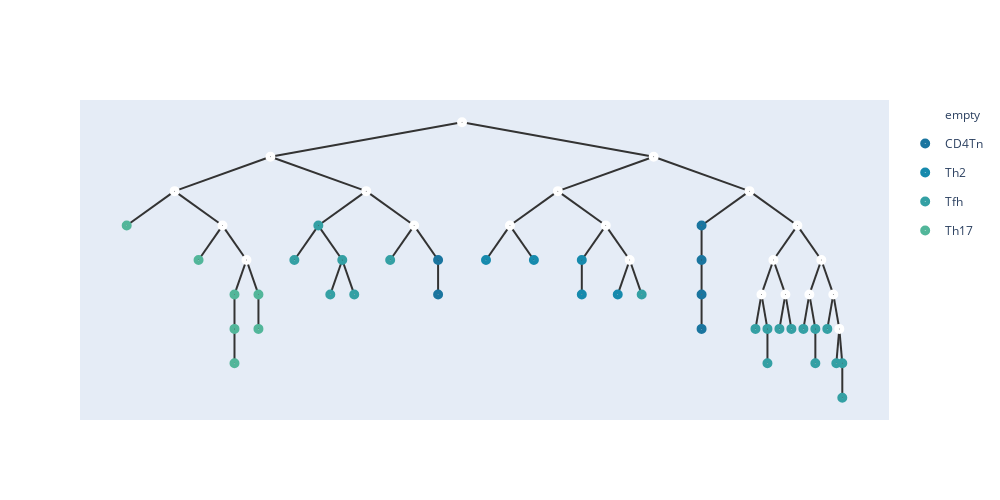

Notebook code for this chart:
### Code cell
temp,root = merge_points(similarities,root,nodes1,embeddings,5,percentile_25,percentile_5,n)
for i in nodes1:
    i.hyper = temp[int(i)]
    i.value =  temp[int(i)]
embeddings = temp.numpy();
add_meta(root,meta_list1,[])
show_tree(root,color=['#184e77','#1a759f','#168aad',"#34a0a4",'#52b69a','#99d98c','#76c893','#99d98c']).show_fig()
remove_meta(root);

### Figure 1 — Plotly figure (JSON) as saved in the notebook; plotly's stock layout.template omitted (floating-point values rounded to 4 significant figures)
{"data": [{"hoverinfo": "text", "hovertext": ["72", "69", "53", "52", "51", "62", "61", "71", "68", "63", "65", "58", "70", "67", "60", "56", "59", "66", "55", "64", "57"], "legendgroup": "empty", "marker": {"color": "#fff", "size": 10, "symbol": "circle-dot"}, "mode": "markers+text", "name": "empty", "type": "scatter", "x": [5.5, 3.25, 2.125, 2.688, 2.969, 4.375, 4.938, 7.75, 6.625, 6.062, 7.188, 7.469, 8.875, 9.438, 9.156, 9.016, 9.297, 9.719, 9.578, 9.859, 9.93], "y": [5, 3.5, 2, 0.5, -1, 2, 0.5, 3.5, 2, 0.5, 0.5, -1, 2, 0.5, -1, -2.5, -2.5, -1, -2.5, -2.5, -4]}, {"hoverinfo": "text", "hovertext": ["24_CD4Tn", "1_CD4Tn", "4_CD4Tn", "25_CD4Tn", "2_CD4Tn", "27_CD4Tn"], "legendgroup": "CD4Tn", "marker": {"color": "#1a759f", "size": 10, "symbol": "circle-dot"}, "mode": "markers+text", "name": "CD4Tn", "type": "scatter", "x": [5.219, 5.219, 8.312, 8.312, 8.312, 8.312], "y": [-1, -2.5, 0.5, -1, -2.5, -4]}, {"hoverinfo": "text", "hovertext": ["17_Th2", "32_Th2", "20_Th2", "31_Th2", "0_Th2"], "legendgroup": "Th2", "marker": {"color": "#168aad", "size": 10, "symbol": "circle-dot"}, "mode": "markers+text", "name": "Th2", "type": "scatter", "x": [5.781, 6.344, 6.906, 6.906, 7.328], "y": [-1, -1, -1, -2.5, -2.5]}, {"hoverinfo": "text", "hovertext": ["21_Tfh", "36_Tfh", "15_Tfh", "9_Tfh", "28_Tfh", "10_Tfh", "26_Tfh", "13_Tfh", "29_Tfh", "23_Tfh", "30_Tfh", "33_Tfh", "11_Tfh", "3_Tfh", "35_Tfh", "12_Tfh", "19_Tfh", "8_Tfh", "34_Tfh"], "legendgroup": "Tfh", "marker": {"color": "#34a0a4", "size": 10, "symbol": "circle-dot"}, "mode": "markers+text", "name": "Tfh", "type": "scatter", "x": [3.812, 3.531, 4.094, 3.953, 4.234, 4.656, 7.609, 8.945, 9.086, 9.086, 9.227, 9.367, 9.508, 9.648, 9.648, 9.789, 9.895, 9.965, 9.965], "y": [0.5, -1, -1, -2.5, -2.5, -1, -2.5, -4, -4, -5.5, -4, -4, -4, -4, -5.5, -4, -5.5, -5.5, -7]}, {"hoverinfo": "text", "hovertext": ["7_Th17", "16_Th17", "6_Th17", "5_Th17", "22_Th17", "14_Th17", "18_Th17"], "legendgroup": "Th17", "marker": {"color": "#52b69a", "size": 10, "symbol": "circle-dot"}, "mode": "markers+text", "name": "Th17", "type": "scatter", "x": [1.562, 2.406, 2.828, 2.828, 2.828, 3.109, 3.109], "y": [0.5, -1, -2.5, -4, -5.5, -2.5, -4]}], "layout": {"height": 500, "shapes": [{"layer": "below", "line": {"color": "#333", "width": 2}, "type": "line", "x0": 5.5, "x1": 5.5, "y0": 5, "y1": 5}, {"layer": "below", "line": {"color": "#333", "width": 2}, "type": "line", "x0": 5.5, "x1": 3.25, "y0": 5, "y1": 3.5}, {"layer": "below", "line": {"color": "#333", "width": 2}, "type": "line", "x0": 3.25, "x1": 2.125, "y0": 3.5, "y1": 2}, {"layer": "below", "line": {"color": "#333", "width": 2}, "type": "line", "x0": 2.125, "x1": 1.562, "y0": 2, "y1": 0.5}, {"layer": "below", "line": {"color": "#333", "width": 2}, "type": "line", "x0": 2.125, "x1": 2.688, "y0": 2, "y1": 0.5}, {"layer": "below", "line": {"color": "#333", "width": 2}, "type": "line", "x0": 2.688, "x1": 2.406, "y0": 0.5, "y1": -1}, {"layer": "below", "line": {"color": "#333", "width": 2}, "type": "line", "x0": 2.688, "x1": 2.969, "y0": 0.5, "y1": -1}, {"layer": "below", "line": {"color": "#333", "width": 2}, "type": "line", "x0": 2.969, "x1": 2.828, "y0": -1, "y1": -2.5}, {"layer": "below", "line": {"color": "#333", "width": 2}, "type": "line", "x0": 2.828, "x1": 2.828, "y0": -2.5, "y1": -4}, {"layer": "below", "line": {"color": "#333", "width": 2}, "type": "line", "x0": 2.828, "x1": 2.828, "y0": -4, "y1": -5.5}, {"layer": "below", "line": {"color": "#333", "width": 2}, "type": "line", "x0": 2.969, "x1": 3.109, "y0": -1, "y1": -2.5}, {"layer": "below", "line": {"color": "#333", "width": 2}, "type": "line", "x0": 3.109, "x1": 3.109, "y0": -2.5, "y1": -4}, {"layer": "below", "line": {"color": "#333", "width": 2}, "type": "line", "x0": 3.25, "x1": 4.375, "y0": 3.5, "y1": 2}, {"layer": "below", "line": {"color": "#333", "width": 2}, "type": "line", "x0": 4.375, "x1": 3.812, "y0": 2, "y1": 0.5}, {"layer": "below", "line": {"color": "#333", "width": 2}, "type": "line", "x0": 3.812, "x1": 3.531, "y0": 0.5, "y1": -1}, {"layer": "below", "line": {"color": "#333", "width": 2}, "type": "line", "x0": 3.812, "x1": 4.094, "y0": 0.5, "y1": -1}, {"layer": "below", "line": {"color": "#333", "width": 2}, "type": "line", "x0": 4.094, "x1": 3.953, "y0": -1, "y1": -2.5}, {"layer": "below", "line": {"color": "#333", "width": 2}, "type": "line", "x0": 4.094, "x1": 4.234, "y0": -1, "y1": -2.5}, {"layer": "below", "line": {"color": "#333", "width": 2}, "type": "line", "x0": 4.375, "x1": 4.938, "y0": 2, "y1": 0.5}, {"layer": "below", "line": {"color": "#333", "width": 2}, "type": "line", "x0": 4.938, "x1": 4.656, "y0": 0.5, "y1": -1}, {"layer": "below", "line": {"color": "#333", "width": 2}, "type": "line", "x0": 4.938, "x1": 5.219, "y0": 0.5, "y1": -1}, {"layer": "below", "line": {"color": "#333", "width": 2}, "type": "line", "x0": 5.219, "x1": 5.219, "y0": -1, "y1": -2.5}, {"layer": "below", "line": {"color": "#333", "width": 2}, "type": "line", "x0": 5.5, "x1": 7.75, "y0": 5, "y1": 3.5}, {"layer": "below", "line": {"color": "#333", "width": 2}, "type": "line", "x0": 7.75, "x1": 6.625, "y0": 3.5, "y1": 2}, {"layer": "below", "line": {"color": "#333", "width": 2}, "type": "line", "x0": 6.625, "x1": 6.062, "y0": 2, "y1": 0.5}, {"layer": "below", "line": {"color": "#333", "width": 2}, "type": "line", "x0": 6.062, "x1": 5.781, "y0": 0.5, "y1": -1}, {"layer": "below", "line": {"color": "#333", "width": 2}, "type": "line", "x0": 6.062, "x1": 6.344, "y0": 0.5, "y1": -1}, {"layer": "below", "line": {"color": "#333", "width": 2}, "type": "line", "x0": 6.625, "x1": 7.188, "y0": 2, "y1": 0.5}, {"layer": "below", "line": {"color": "#333", "width": 2}, "type": "line", "x0": 7.188, "x1": 6.906, "y0": 0.5, "y1": -1}, {"layer": "below", "line": {"color": "#333", "width": 2}, "type": "line", "x0": 6.906, "x1": 6.906, "y0": -1, "y1": -2.5}, {"layer": "below", "line": {"color": "#333", "width": 2}, "type": "line", "x0": 7.188, "x1": 7.469, "y0": 0.5, "y1": -1}, {"layer": "below", "line": {"color": "#333", "width": 2}, "type": "line", "x0": 7.469, "x1": 7.328, "y0": -1, "y1": -2.5}, {"layer": "below", "line": {"color": "#333", "width": 2}, "type": "line", "x0": 7.469, "x1": 7.609, "y0": -1, "y1": -2.5}, {"layer": "below", "line": {"color": "#333", "width": 2}, "type": "line", "x0": 7.75, "x1": 8.875, "y0": 3.5, "y1": 2}, {"layer": "below", "line": {"color": "#333", "width": 2}, "type": "line", "x0": 8.875, "x1": 8.312, "y0": 2, "y1": 0.5}, {"layer": "below", "line": {"color": "#333", "width": 2}, "type": "line", "x0": 8.312, "x1": 8.312, "y0": 0.5, "y1": -1}, {"layer": "below", "line": {"color": "#333", "width": 2}, "type": "line", "x0": 8.312, "x1": 8.312, "y0": -1, "y1": -2.5}, {"layer": "below", "line": {"color": "#333", "width": 2}, "type": "line", "x0": 8.312, "x1": 8.312, "y0": -2.5, "y1": -4}, {"layer": "below", "line": {"color": "#333", "width": 2}, "type": "line", "x0": 8.875, "x1": 9.438, "y0": 2, "y1": 0.5}, {"layer": "below", "line": {"color": "#333", "width": 2}, "type": "line", "x0": 9.438, "x1": 9.156, "y0": 0.5, "y1": -1}, {"layer": "below", "line": {"color": "#333", "width": 2}, "type": "line", "x0": 9.156, "x1": 9.016, "y0": -1, "y1": -2.5}, {"layer": "below", "line": {"color": "#333", "width": 2}, "type": "line", "x0": 9.016, "x1": 8.945, "y0": -2.5, "y1": -4}, {"layer": "below", "line": {"color": "#333", "width": 2}, "type": "line", "x0": 9.016, "x1": 9.086, "y0": -2.5, "y1": -4}, {"layer": "below", "line": {"color": "#333", "width": 2}, "type": "line", "x0": 9.086, "x1": 9.086, "y0": -4, "y1": -5.5}, {"layer": "below", "line": {"color": "#333", "width": 2}, "type": "line", "x0": 9.156, "x1": 9.297, "y0": -1, "y1": -2.5}, {"layer": "below", "line": {"color": "#333", "width": 2}, "type": "line", "x0": 9.297, "x1": 9.227, "y0": -2.5, "y1": -4}, {"layer": "below", "line": {"color": "#333", "width": 2}, "type": "line", "x0": 9.297, "x1": 9.367, "y0": -2.5, "y1": -4}, {"layer": "below", "line": {"color": "#333", "width": 2}, "type": "line", "x0": 9.438, "x1": 9.719, "y0": 0.5, "y1": -1}, {"layer": "below", "line": {"color": "#333", "width": 2}, "type": "line", "x0": 9.719, "x1": 9.578, "y0": -1, "y1": -2.5}, {"layer": "below", "line": {"color": "#333", "width": 2}, "type": "line", "x0": 9.578, "x1": 9.508, "y0": -2.5, "y1": -4}, {"layer": "below", "line": {"color": "#333", "width": 2}, "type": "line", "x0": 9.578, "x1": 9.648, "y0": -2.5, "y1": -4}, {"layer": "below", "line": {"color": "#333", "width": 2}, "type": "line", "x0": 9.648, "x1": 9.648, "y0": -4, "y1": -5.5}, {"layer": "below", "line": {"color": "#333", "width": 2}, "type": "line", "x0": 9.719, "x1": 9.859, "y0": -1, "y1": -2.5}, {"layer": "below", "line": {"color": "#333", "width": 2}, "type": "line", "x0": 9.859, "x1": 9.789, "y0": -2.5, "y1": -4}, {"layer": "below", "line": {"color": "#333", "width": 2}, "type": "line", "x0": 9.859, "x1": 9.93, "y0": -2.5, "y1": -4}, {"layer": "below", "line": {"color": "#333", "width": 2}, "type": "line", "x0": 9.93, "x1": 9.895, "y0": -4, "y1": -5.5}, {"layer": "below", "line": {"color": "#333", "width": 2}, "type": "line", "x0": 9.93, "x1": 9.965, "y0": -4, "y1": -5.5}, {"layer": "below", "line": {"color": "#333", "width": 2}, "type": "line", "x0": 9.965, "x1": 9.965, "y0": -5.5, "y1": -7}], "width": 1000, "xaxis": {"showgrid": false, "showline": false, "showticklabels": false, "zeroline": false}, "yaxis": {"showgrid": false, "showline": false, "showticklabels": false, "zeroline": false}}}
